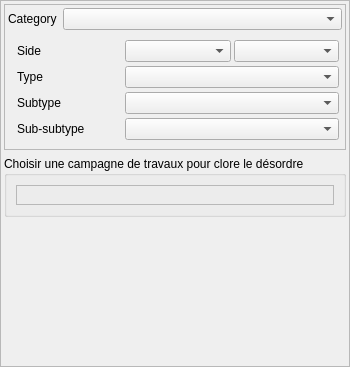
<?xml version="1.0" encoding="UTF-8"?>
<ui version="4.0">
 <class>Form_base3_levee</class>
 <widget class="QWidget" name="Form_base3_levee">
  <property name="geometry">
   <rect>
    <x>0</x>
    <y>0</y>
    <width>350</width>
    <height>367</height>
   </rect>
  </property>
  <property name="windowTitle">
   <string>Form</string>
  </property>
  <layout class="QVBoxLayout" name="verticalLayout_2" stretch="20">
   <property name="leftMargin">
    <number>0</number>
   </property>
   <property name="topMargin">
    <number>0</number>
   </property>
   <property name="rightMargin">
    <number>0</number>
   </property>
   <property name="bottomMargin">
    <number>0</number>
   </property>
   <item>
    <widget class="QFrame" name="frame">
     <property name="frameShape">
      <enum>QFrame::StyledPanel</enum>
     </property>
     <property name="frameShadow">
      <enum>QFrame::Raised</enum>
     </property>
     <layout class="QVBoxLayout" name="verticalLayout">
      <property name="leftMargin">
       <number>3</number>
      </property>
      <property name="topMargin">
       <number>3</number>
      </property>
      <property name="rightMargin">
       <number>3</number>
      </property>
      <property name="bottomMargin">
       <number>3</number>
      </property>
      <item>
       <widget class="QFrame" name="frame_2">
        <property name="frameShape">
         <enum>QFrame::StyledPanel</enum>
        </property>
        <property name="frameShadow">
         <enum>QFrame::Raised</enum>
        </property>
        <layout class="QGridLayout" name="gridLayout_3" columnstretch="1,10">
         <property name="leftMargin">
          <number>3</number>
         </property>
         <property name="topMargin">
          <number>3</number>
         </property>
         <property name="rightMargin">
          <number>3</number>
         </property>
         <property name="bottomMargin">
          <number>3</number>
         </property>
         <item row="0" column="1">
          <widget class="QComboBox" name="comboBox_groupedes"/>
         </item>
         <item row="0" column="0">
          <widget class="QLabel" name="label_2">
           <property name="text">
            <string>Category</string>
           </property>
          </widget>
         </item>
         <item row="1" column="0" colspan="2">
          <widget class="QStackedWidget" name="stackedWidget">
           <property name="currentIndex">
            <number>0</number>
           </property>
           <widget class="QWidget" name="page">
            <layout class="QGridLayout" name="gridLayout_2">
             <property name="topMargin">
              <number>3</number>
             </property>
             <property name="rightMargin">
              <number>3</number>
             </property>
             <property name="bottomMargin">
              <number>3</number>
             </property>
             <property name="spacing">
              <number>3</number>
             </property>
             <item row="4" column="0">
              <widget class="QLabel" name="label">
               <property name="text">
                <string>Sub-subtype</string>
               </property>
              </widget>
             </item>
             <item row="1" column="0">
              <widget class="QLabel" name="label_5">
               <property name="text">
                <string>Type</string>
               </property>
              </widget>
             </item>
             <item row="0" column="0">
              <widget class="QLabel" name="label_4">
               <property name="text">
                <string>Side</string>
               </property>
              </widget>
             </item>
             <item row="2" column="1" colspan="2">
              <widget class="QComboBox" name="comboBox_des_type"/>
             </item>
             <item row="1" column="1" colspan="2">
              <widget class="QComboBox" name="comboBox_des_cat"/>
             </item>
             <item row="0" column="1">
              <widget class="QComboBox" name="comboBox_cote"/>
             </item>
             <item row="0" column="2">
              <widget class="QComboBox" name="comboBox_position"/>
             </item>
             <item row="2" column="0">
              <widget class="QLabel" name="label_6">
               <property name="text">
                <string>Subtype</string>
               </property>
              </widget>
             </item>
             <item row="4" column="1" colspan="2">
              <widget class="QComboBox" name="comboBox_sstypedes"/>
             </item>
            </layout>
           </widget>
           <widget class="QWidget" name="page_2">
            <layout class="QHBoxLayout" name="horizontalLayout_2">
             <item>
              <widget class="QLabel" name="label_3">
               <property name="text">
                <string>A remplir avec les spec desordre cat2</string>
               </property>
              </widget>
             </item>
            </layout>
           </widget>
          </widget>
         </item>
        </layout>
       </widget>
      </item>
      <item>
       <widget class="QGroupBox" name="groupBox">
        <property name="title">
         <string>Choisir une campagne de travaux pour clore le désordre</string>
        </property>
        <layout class="QVBoxLayout" name="verticalLayout_4">
         <item>
          <widget class="QFrame" name="frame_delivery">
           <property name="frameShape">
            <enum>QFrame::StyledPanel</enum>
           </property>
           <property name="frameShadow">
            <enum>QFrame::Raised</enum>
           </property>
           <layout class="QVBoxLayout" name="verticalLayout_3"/>
          </widget>
         </item>
        </layout>
       </widget>
      </item>
      <item>
       <spacer name="verticalSpacer">
        <property name="orientation">
         <enum>Qt::Vertical</enum>
        </property>
        <property name="sizeHint" stdset="0">
         <size>
          <width>20</width>
          <height>40</height>
         </size>
        </property>
       </spacer>
      </item>
     </layout>
    </widget>
   </item>
  </layout>
 </widget>
 <resources/>
 <connections/>
</ui>
